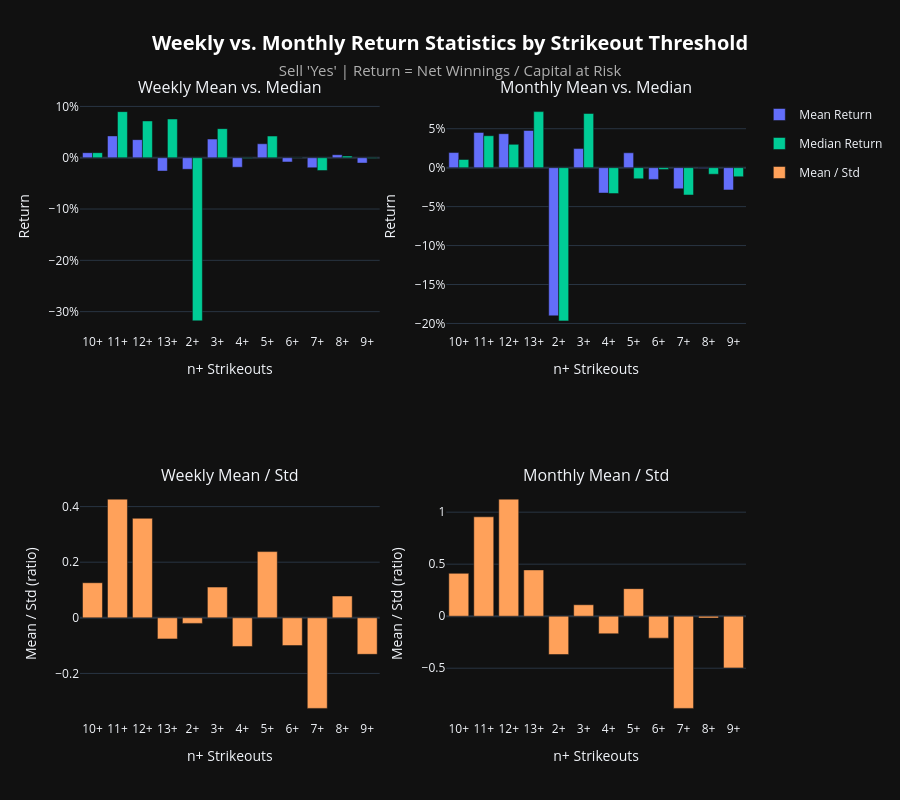

The code cell stored with this chart in its notebook:
### Code cell
# Simulation Statistics: Sell Yes, by Strikeout Threshold

stats_rows = []
for n, data in n_strikeouts_map.items():
    for period, stats in [
        ('weekly', data['weekly_simulation_stats']),
        ('monthly', data['monthly_simulation_stats']),
    ]:
        stats_rows.append({
            'n_strikeouts': f"{n}+",
            'period': period,
            'mean': stats['mean'],
            'median': stats['median'],
            'std': stats['std'],
            'mean_std_ratio': stats['mean'] / stats['std'] if stats['std'] else None,
            'count': stats['count'],
        })

stats_df = pd.DataFrame(stats_rows).sort_values('n_strikeouts')

fig = make_subplots(
    rows=2, cols=2,
    subplot_titles=(
        'Weekly Mean vs. Median',
        'Monthly Mean vs. Median',
        'Weekly Mean / Std',
        'Monthly Mean / Std',
    ),
)

# --- Top row: mean vs. median returns, weekly (col 1) and monthly (col 2) ---
for col, period in zip([1, 2], ['weekly', 'monthly']):
    sub = stats_df[stats_df['period'] == period]

    fig.add_trace(
        go.Bar(
            x=sub['n_strikeouts'],
            y=sub['mean'],
            name='Mean Return',
            marker_color='#636efa',
            customdata=sub['count'],
            hovertemplate='Mean: %{y:.2%}<br>n periods: %{customdata}<extra></extra>',
            legendgroup='mean_return',
            showlegend=(col == 1),
        ),
        row=1, col=col
    )

    fig.add_trace(
        go.Bar(
            x=sub['n_strikeouts'],
            y=sub['median'],
            name='Median Return',
            marker_color='#00cc96',
            customdata=sub['count'],
            hovertemplate='Median: %{y:.2%}<br>n periods: %{customdata}<extra></extra>',
            legendgroup='median_return',
            showlegend=(col == 1),
        ),
        row=1, col=col
    )

# --- Bottom row: mean/std ratio, weekly (col 1) and monthly (col 2) ---
for col, period in zip([1, 2], ['weekly', 'monthly']):
    sub = stats_df[stats_df['period'] == period]

    fig.add_trace(
        go.Bar(
            x=sub['n_strikeouts'],
            y=sub['mean_std_ratio'],
            name='Mean / Std',
            marker_color='#ffa15a',
            customdata=sub['count'],
            hovertemplate='Mean/Std: %{y:.2f}<br>n periods: %{customdata}<extra></extra>',
            legendgroup='mean_std',
            showlegend=(col == 1),
        ),
        row=2, col=col
    )

fig.update_layout(
    template='plotly_dark',
    barmode='group',
    height=800,
    title={
        'text': (
            "<b>Weekly vs. Monthly Return Statistics by Strikeout Threshold</b><br>"
            "<span style='font-size: 15px; color: #b0b0b0;'>Sell 'Yes' | Return = Net Winnings / Capital at Risk</span>"
        ),
        'font': {'size': 20, 'color': '#ffffff'},
        'x': 0.5,
        'xanchor': 'center'
    },
    paper_bgcolor='#111111',
    plot_bgcolor='#111111',
    legend_title_text=''
)

fig.update_xaxes(title_text='n+ Strikeouts', row=1, col=1)
fig.update_xaxes(title_text='n+ Strikeouts', row=1, col=2)
fig.update_xaxes(title_text='n+ Strikeouts', row=2, col=1)
fig.update_xaxes(title_text='n+ Strikeouts', row=2, col=2)

fig.update_yaxes(title_text='Return', tickformat='.0%', row=1, col=1)
fig.update_yaxes(title_text='Return', tickformat='.0%', row=1, col=2)
fig.update_yaxes(title_text='Mean / Std (ratio)', row=2, col=1)
fig.update_yaxes(title_text='Mean / Std (ratio)', row=2, col=2)

fig.show()

### Figure 1 — Plotly figure (JSON) as saved in the notebook; plotly's stock layout.template omitted (floating-point values rounded to 4 significant figures)
{"data": [{"customdata": [16, 16, 16, 10, 16, 16, 16, 16, 16, 16, 16, 16], "hovertemplate": "Mean: %{y:.2%}<br>n periods: %{customdata}<extra></extra>", "legendgroup": "mean_return", "marker": {"color": "#636efa"}, "name": "Mean Return", "showlegend": true, "type": "bar", "x": ["10+", "11+", "12+", "13+", "2+", "3+", "4+", "5+", "6+", "7+", "8+", "9+"], "xaxis": "x", "y": [0.009864, 0.04257, 0.03524, -0.02604, -0.02255, 0.03637, -0.01855, 0.02723, -0.008286, -0.01949, 0.005894, -0.01048], "yaxis": "y"}, {"customdata": [16, 16, 16, 10, 16, 16, 16, 16, 16, 16, 16, 16], "hovertemplate": "Median: %{y:.2%}<br>n periods: %{customdata}<extra></extra>", "legendgroup": "median_return", "marker": {"color": "#00cc96"}, "name": "Median Return", "showlegend": true, "type": "bar", "x": ["10+", "11+", "12+", "13+", "2+", "3+", "4+", "5+", "6+", "7+", "8+", "9+"], "xaxis": "x", "y": [0.009831, 0.08984, 0.07171, 0.07553, -0.318, 0.05667, -0.0008026, 0.04226, 0.0003579, -0.02503, 0.003239, -0.00109], "yaxis": "y"}, {"customdata": [5, 5, 5, 4, 5, 5, 5, 5, 5, 5, 5, 5], "hovertemplate": "Mean: %{y:.2%}<br>n periods: %{customdata}<extra></extra>", "legendgroup": "mean_return", "marker": {"color": "#636efa"}, "name": "Mean Return", "showlegend": false, "type": "bar", "x": ["10+", "11+", "12+", "13+", "2+", "3+", "4+", "5+", "6+", "7+", "8+", "9+"], "xaxis": "x2", "y": [0.01939, 0.04521, 0.0436, 0.04782, -0.1902, 0.0245, -0.03259, 0.01909, -0.01507, -0.02714, -0.0007833, -0.02859], "yaxis": "y2"}, {"customdata": [5, 5, 5, 4, 5, 5, 5, 5, 5, 5, 5, 5], "hovertemplate": "Median: %{y:.2%}<br>n periods: %{customdata}<extra></extra>", "legendgroup": "median_return", "marker": {"color": "#00cc96"}, "name": "Median Return", "showlegend": false, "type": "bar", "x": ["10+", "11+", "12+", "13+", "2+", "3+", "4+", "5+", "6+", "7+", "8+", "9+"], "xaxis": "x2", "y": [0.01051, 0.04101, 0.02993, 0.07194, -0.1967, 0.06956, -0.03332, -0.01423, -0.002427, -0.03512, -0.008418, -0.01163], "yaxis": "y2"}, {"customdata": [16, 16, 16, 10, 16, 16, 16, 16, 16, 16, 16, 16], "hovertemplate": "Mean/Std: %{y:.2f}<br>n periods: %{customdata}<extra></extra>", "legendgroup": "mean_std", "marker": {"color": "#ffa15a"}, "name": "Mean / Std", "showlegend": true, "type": "bar", "x": ["10+", "11+", "12+", "13+", "2+", "3+", "4+", "5+", "6+", "7+", "8+", "9+"], "xaxis": "x3", "y": [0.1261, 0.4268, 0.3579, -0.07587, -0.02009, 0.1105, -0.1031, 0.2381, -0.09992, -0.3258, 0.07831, -0.1314], "yaxis": "y3"}, {"customdata": [5, 5, 5, 4, 5, 5, 5, 5, 5, 5, 5, 5], "hovertemplate": "Mean/Std: %{y:.2f}<br>n periods: %{customdata}<extra></extra>", "legendgroup": "mean_std", "marker": {"color": "#ffa15a"}, "name": "Mean / Std", "showlegend": false, "type": "bar", "x": ["10+", "11+", "12+", "13+", "2+", "3+", "4+", "5+", "6+", "7+", "8+", "9+"], "xaxis": "x4", "y": [0.412, 0.9553, 1.125, 0.4449, -0.3686, 0.1099, -0.1691, 0.2648, -0.2109, -0.8861, -0.01763, -0.497], "yaxis": "y4"}], "layout": {"annotations": [{"font": {"size": 16}, "showarrow": false, "text": "Weekly Mean vs. Median", "x": 0.225, "xanchor": "center", "xref": "paper", "y": 1, "yanchor": "bottom", "yref": "paper"}, {"font": {"size": 16}, "showarrow": false, "text": "Monthly Mean vs. Median", "x": 0.775, "xanchor": "center", "xref": "paper", "y": 1, "yanchor": "bottom", "yref": "paper"}, {"font": {"size": 16}, "showarrow": false, "text": "Weekly Mean / Std", "x": 0.225, "xanchor": "center", "xref": "paper", "y": 0.375, "yanchor": "bottom", "yref": "paper"}, {"font": {"size": 16}, "showarrow": false, "text": "Monthly Mean / Std", "x": 0.775, "xanchor": "center", "xref": "paper", "y": 0.375, "yanchor": "bottom", "yref": "paper"}], "barmode": "group", "height": 800, "legend": {"title": {"text": ""}}, "paper_bgcolor": "#111111", "plot_bgcolor": "#111111", "title": {"font": {"color": "#ffffff", "size": 20}, "text": "<b>Weekly vs. Monthly Return Statistics by Strikeout Threshold</b><br><span style='font-size: 15px; color: #b0b0b0;'>Sell 'Yes' | Return = Net Winnings / Capital at Risk</span>", "x": 0.5, "xanchor": "center"}, "xaxis": {"anchor": "y", "domain": [0, 0.45], "title": {"text": "n+ Strikeouts"}}, "xaxis2": {"anchor": "y2", "domain": [0.55, 1], "title": {"text": "n+ Strikeouts"}}, "xaxis3": {"anchor": "y3", "domain": [0, 0.45], "title": {"text": "n+ Strikeouts"}}, "xaxis4": {"anchor": "y4", "domain": [0.55, 1], "title": {"text": "n+ Strikeouts"}}, "yaxis": {"anchor": "x", "domain": [0.625, 1], "tickformat": ".0%", "title": {"text": "Return"}}, "yaxis2": {"anchor": "x2", "domain": [0.625, 1], "tickformat": ".0%", "title": {"text": "Return"}}, "yaxis3": {"anchor": "x3", "domain": [0, 0.375], "title": {"text": "Mean / Std (ratio)"}}, "yaxis4": {"anchor": "x4", "domain": [0, 0.375], "title": {"text": "Mean / Std (ratio)"}}}}
